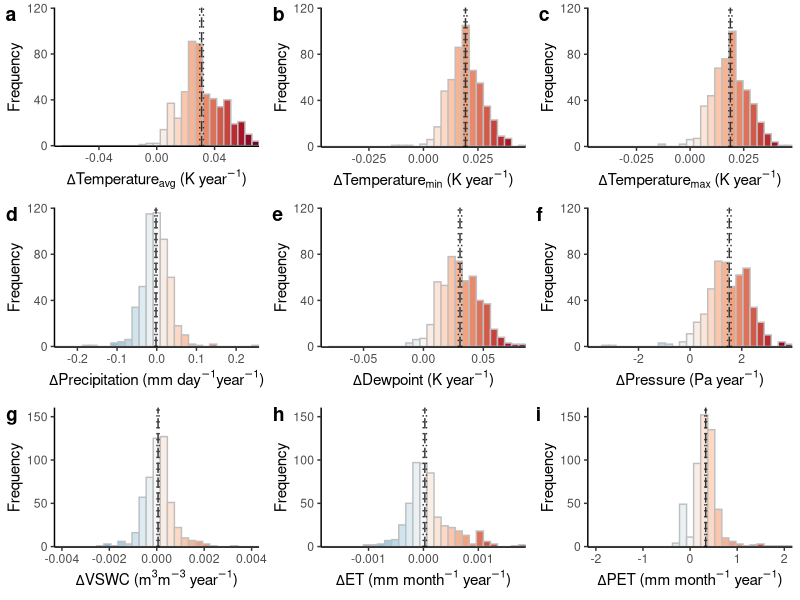

Recreate this plot in R.
################################################################################
### Function for plotting distributions of ECV on TMCF
################################################################################

###Select libraries-------------------------------------------------------------
library(data.table)
library(ggplot2)
library(ggpubr)

###Load data and layers---------------------------------------------------------
#Load ASCI of trends
frame <- as.data.frame(fread("data/TMCF_slope.csv"))
frame <- subset(frame, remove != "yes") #Remove duplicates

###Plot features----------------------------------------------------------------
#Theme
th <- theme(
  panel.background = element_rect(fill = "transparent"),
  plot.background = element_rect(fill = "transparent", color = NA),
  legend.background = element_rect(fill = "transparent"),
  legend.box.background = element_rect(fill = "transparent"),
  panel.spacing = unit(0,"null"),
  panel.grid.major = element_blank(),
  panel.grid.minor = element_blank())

#Color selection
colores <- rev(c("#67001f", "#b2182b", "#d6604d", "#f4a582", 
                 "#fddbc7", "#f7f7f7", "#d1e5f0", "#92c5de", 
                 "#4393c3", "#2166ac", "#053061"))

####Histograms------------------------------------------------------------------
hist_function <- function(variable, name, y_limits, mean, LCI, HCI) {
  
  variable_limits <- c(-max(abs(range(frame[, variable], na.rm = TRUE))), 
                       max(abs(range(frame[, variable], na.rm = TRUE))))
  variable_quantile <- quantile(frame[, variable], 0.5, na.rm = TRUE)
  
  plot_export <- ggplot(frame, aes(x = frame[, variable])) +
    geom_histogram(aes(fill = ..x.., color = ..x..), bins = 30, colour = "grey75") +
    scale_y_continuous(limits = y_limits, expand = c(0, 0.5), n.breaks = 4) +   
    scale_x_continuous(limits = variable_limits, expand = c(0, 0)) +
    scale_fill_gradientn(colours = colores, limits = variable_limits) +
    geom_vline(xintercept = mean, linetype= "longdash", colour = "grey20") +
    geom_vline(xintercept = LCI, linetype= "dotted", colour = "grey20") +
    geom_vline(xintercept = HCI, linetype= "dotted", colour = "grey20") +
    xlab(name) + 
    ylab("Frequency") +
    theme_classic() + theme(legend.position = "none") + th +
    theme(
      panel.background = element_rect(fill = "transparent"),
      plot.background = element_rect(fill = "transparent", color = NA))
  
}



#Temperature
temperature <- hist_function("temperature",
                             expression(paste(Delta, "Temperature"['avg']," (K year"^-1, ")", sep = "")),
                             c(0, 120),
                             0.03103071,
                             0.02971575,
                             0.03228193)

#Temperature min
min_temperature <- hist_function("min_temperature",
                             expression(paste(Delta, "Temperature"['min']," (K year"^-1, ")", sep = "")),
                             c(0, 120),
                             0.01928038,
                             0.01863102,
                             0.0199509)

#Temperature max
max_temperature <- hist_function("max_temperature",
                             expression(paste(Delta, "Temperature"['max']," (K year"^-1, ")", sep = "")),
                             c(0, 120),
                             0.0187762,
                             0.0180836,
                             0.01950891)

#Precipitation
precipitation <- hist_function("precipitation",
                               expression(paste(Delta, "Precipitation (mm day"^-1, "year"^-1, ")", sep = "")),
                               c(0, 120),
                               -0.001942869,
                               -0.004725074,
                               0.0007131467)

#Dewpoint
dewpoint <- hist_function("dewpoint",
                          expression(paste(Delta, "Dewpoint (K year"^-1, ")", sep = "")),
                          c(0, 120),
                          0.03053587,
                          0.0291526,
                          0.03192858)

#Pressure
pressure <- hist_function("pressure",
                          expression(paste(Delta, "Pressure (Pa year"^-1, ")", sep = "")),
                          c(0, 120),
                          1.518385,
                          1.44925,
                          1.587649)
#VSWC
vswc <- hist_function("vswc",
                      expression(paste(Delta, "VSWC (m"^3,"m"^-3, " year"^-1, ")", sep = "")),
                      c(0, 160),
                      0.000055236397,
                      0.000011446997853383,
                      0.000096916527331151)

#ET
ET <- hist_function("ET",
                    expression(paste(Delta, "ET (mm month"^-1, " year"^-1, ")", sep = "")),
                    c(0, 160),
                    0.000025566240612677,
                    -0.000003829778800594,
                    0.000055163888778894)

#PET
PET <- hist_function("PET",
                     expression(paste(Delta, "PET (mm month"^-1, " year"^-1, ")", sep = "")),
                    c(0, 160),
                    0.331283388621889,
                    0.313842646321805,
                    0.349115655259898)

###Arrange plot-----------------------------------------------------------------
yo <- ggarrange(temperature, min_temperature, max_temperature,
                precipitation, dewpoint, pressure,
                vswc, ET, PET,
                nrow = 3,
                ncol = 3,
                labels = c("a", "b", "c", "d", "e", "f", "g", "h", "i"), 
                common.legend = FALSE,
                widths = c(3, 3, 3), heights = c(3, 3, 3))

###Export-----------------------------------------------------------------------
tiff("Figure_2.tiff", width = 183, height = 150, units = "mm", pointsize = 12, res = 600)

yo

dev.off()
